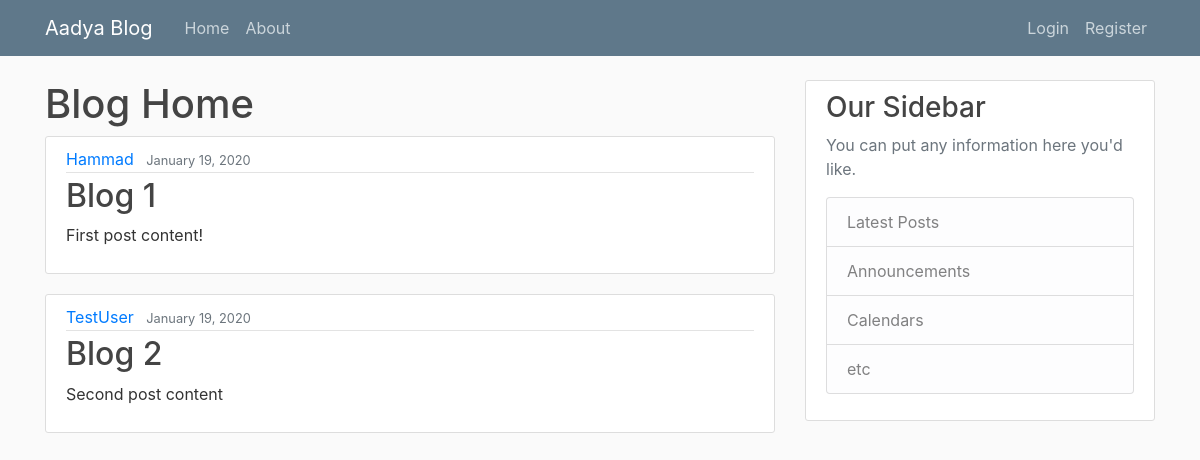
/, run on an earlier commit of the app's database.
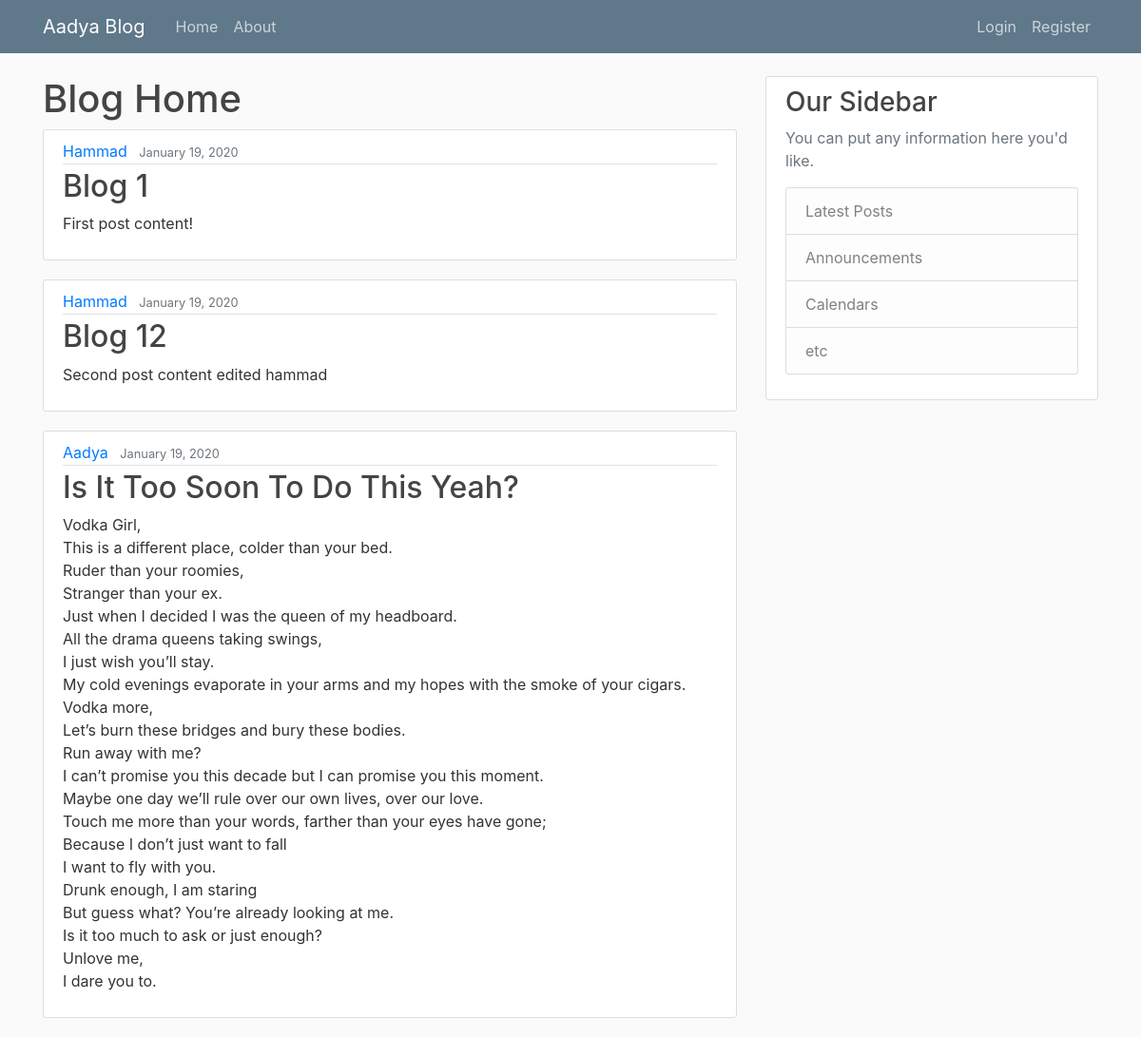
And on a later commit of the database.
### blog/models.py (models this page shows, shortened)
class Post(models.Model):
    title = models.CharField(max_length=100)
    content = models.TextField()
    date_posted = models.DateTimeField(default=timezone.now)
    author= models.ForeignKey(User, on_delete=models.CASCADE)

### blog/views.py (the view)
# urls.py: path('', views.home, name='blog-home'),
def home(request):
    context = {
        'posts': Post.objects.all()
    }
    return render(request, 'blog/home.html', context)

### blog/templates/blog/home.html
{% extends "blog/base.html" %}
{% block content%}
    <h1>Blog Home</h1>
    {% for post in posts %}
        <article class="media content-section">
          <div class="media-body">
            <div class="article-metadata">
              <a class="mr-2" href="#">{{ post.author }}</a>
              <small class="text-muted">{{ post.date_posted|date:"F d, Y" }}</small>
            </div>
            <h2><a class="article-title" href="#">{{ post.title }}</a></h2>
            <p class="article-content">{{ post.content }}</p>
          </div>
        </article>
    {% endfor %}
{% endblock content %}

What changed in the data, as far as the page shows it:
changed Post: author "TestUser" → "Hammad"; title "Blog 2" → "Blog 12"; content "Second post content" → "Second post content edited hammad"
added Post: author "Aadya", date_posted "January 19, 2020", title "Is It Too Soon To Do This Yeah?", content "Vodka Girl, This is a different place, colder than your bed. Ruder than your roomies, Stranger than your ex. Just when I decided I was the queen of my headboard. All the drama queens taking swings, I just wish you’ll stay. My cold evenings evaporate in your arms and my hopes with the smoke of your cigars. Vodka more, Let’s burn these bridges and bury these bodies. Run away with me? I can’t promise you this decade but I can promise you this moment. Maybe one day we’ll rule over our own lives, over our love. Touch me more than your words, farther than your eyes have gone; Because I don’t just want to fall I want to fly with you. Drunk enough, I am staring But guess what? You’re already…"
